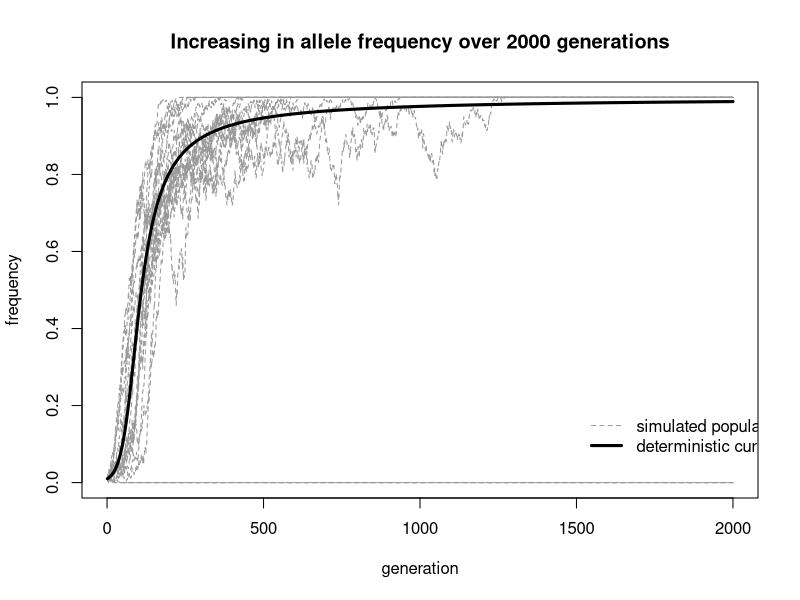

R code for this plot:
## set parameters
# population size
N <- 1000

# generations
ngen <- 2000

# selection coefficient
s <- 0.05 

# initial allele frequency
f <- 0.01

#####

# Open plot device
plot(0, xlim=c(0, ngen), ylim=c(0, 1), type="n",
     xlab="generation", ylab="frequency", 
     main=paste("Increasing in allele frequency over", ngen, "generations"))

## do the calculations
for(i in 1:20) { 
  
  # allele freq vector
  p <- numeric(ngen) 

  # initial frequency of allele "0"
  p[1] <- f
  
  # for each subsequent generation
  for(j in 2:length(p)) { 
    
    # calculate allele frequency
    af <- p[j-1] / (1 - (s*(1-p[j-1])^2))

    # make population based on new allele freq
    pop <- rep(x=0:1, times=round(c(af, 1-af)*N))  
    pop <- sample(pop, replace=TRUE) 

    # take the frequency of allele "0"
    p[j] <- mean(pop == 0) 
  } 
  
  # plot the values for population i
  lines(p, type="l", col="grey60", lty=2) 
} 

# deterministic curve 
pd <- numeric(ngen) 
pd[1] <- p[1]

for(i in 2:length(pd)) { 
  pd[i] <- (pd[i-1]) / (1 - (s*(1-pd[i-1])^2)) 
} 

# plot
lines(pd, lwd=3)
legend(x=1500, y=0.2, 
       legend=c("simulated populations", "deterministic curve"),
       lty=c(2,1), lwd=c(1,3), col=c("grey60","black"), bty="n")
